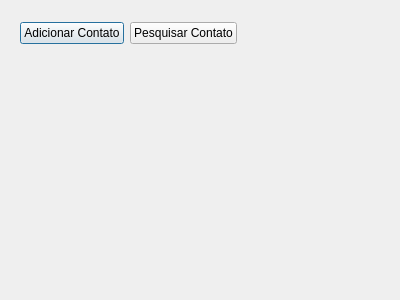
<?xml version="1.0" encoding="UTF-8"?>
<ui version="4.0">
 <class>Principal</class>
 <widget class="QDialog" name="Principal">
  <property name="geometry">
   <rect>
    <x>0</x>
    <y>0</y>
    <width>400</width>
    <height>300</height>
   </rect>
  </property>
  <property name="windowTitle">
   <string>Dialog</string>
  </property>
  <widget class="QWidget" name="">
   <property name="geometry">
    <rect>
     <x>20</x>
     <y>20</y>
     <width>217</width>
     <height>26</height>
    </rect>
   </property>
   <layout class="QHBoxLayout" name="horizontalLayout">
    <item>
     <widget class="QPushButton" name="btn_novoContato">
      <property name="text">
       <string>Adicionar Contato</string>
      </property>
     </widget>
    </item>
    <item>
     <widget class="QPushButton" name="btn_pesquisarContato">
      <property name="text">
       <string>Pesquisar Contato</string>
      </property>
     </widget>
    </item>
   </layout>
  </widget>
 </widget>
 <resources/>
 <connections/>
</ui>
